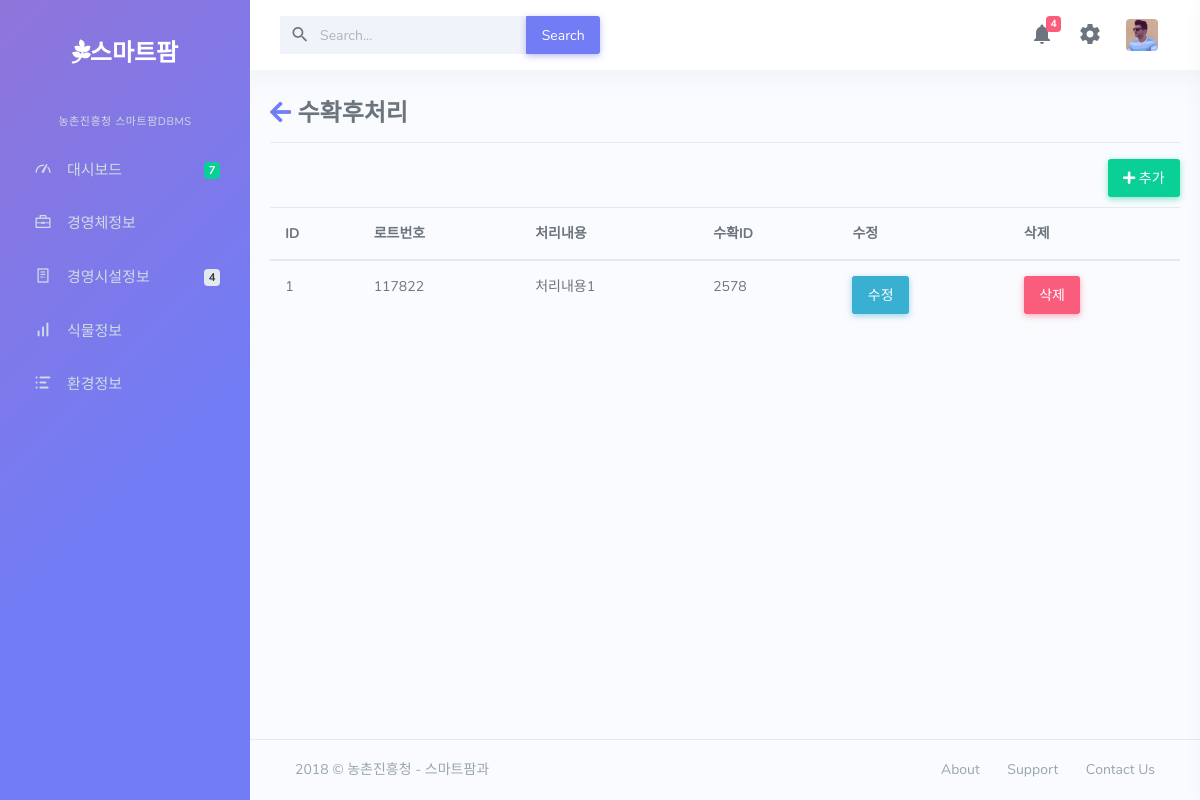
/ahi, run on the app's committed database.
### dashboard/models.py (models this page shows, shortened)
class after_harves_info(models.Model):
	GM_LOT_NUM=models.IntegerField(null=True)
	GM_INFO_PROCESS=models.CharField(max_length=50)
	HI_ID=models.ForeignKey(harves_info)

class harves_info(models.Model):
	GM_HARVES_ID=models.IntegerField(null=True)
	GM_DATE_HARVES=models.DateTimeField(auto_now=False)
	GM_HARVES_YIELD=models.FloatField(null=True)
	GM_WEIGHT=models.FloatField(null=True)
	GM_QUALIT_GRAD=models.CharField(max_length=10)
	WI_ID=models.ForeignKey(work_info)

### dashboard/views.py (the view)
# urls.py: url(r'^ahi$',views.ahi,name='ahi'),
def ahi(request):
	ds=after_harves_info.objects.all()
	return render(request,"farm/ahi.html",{"ds":ds})

### dashboard/templates/farm/ahi.html (shortened to what this page needs)
{% extends 'farm/base.html' %}
{% block content %}
{% load staticfiles %}
	<link href="{% static 'farm/css/e1.css' %}" rel="stylesheet">
	<link href="https://use.fontawesome.com/releases/v5.0.7/css/all.css" rel="stylesheet">
	<div class=tg>
		<h3><a href="{% url 'clist' %}"><i class="fas fa-arrow-left"></i></a> 수확후처리</h3>
		<hr>
		<a href="{% url 'ahi_update' %}"><button class="btn btn-success"><i class="fas fa-plus"></i> 추가</button></a>
		<table class="table table-hover">
		  <thead>
		    <tr>
		      <th scope="col">ID</th>
		      <th scope="col">로트번호</th>
		      <th scope="col">처리내용</th>
		      <th scope="col">수확ID</th>
		      <th scope="col">수정</th>
		      <th scope="col">삭제</th>
		    </tr>
		  </thead>
		  <tbody>
		{% for i in ds %}
			<tr>
				<td>{{i.id}}</td>
				<td>{{i.GM_LOT_NUM}}</td>
				<td>{{i.GM_INFO_PROCESS}}</td>
				<td>{{i.HI_ID.GM_HARVES_ID}}</td>
				<td><a href="{% url 'ahi_update' %}?id={{i.id}}"><button class="btn btn-info">수정</button></a></td>
				<td><button class="btn btn-danger" data-toggle="modal" data-target="#delmodal{{i.id}}">삭제</button></td>
			</tr>
		{% endfor %}
		</tbody>
		</table>
	</div>
{% endblock %}

### dashboard/static/farm/css/e1.css (style rules this page uses)
.tg { width: 100%; margin-top:30px; }
.btn-success { float:right; margin-bottom: 10px; }

### data on the page
after_harves_info: id "1", GM_LOT_NUM "117822", GM_INFO_PROCESS "처리내용1", HI_ID.GM_HARVES_ID "2578"
